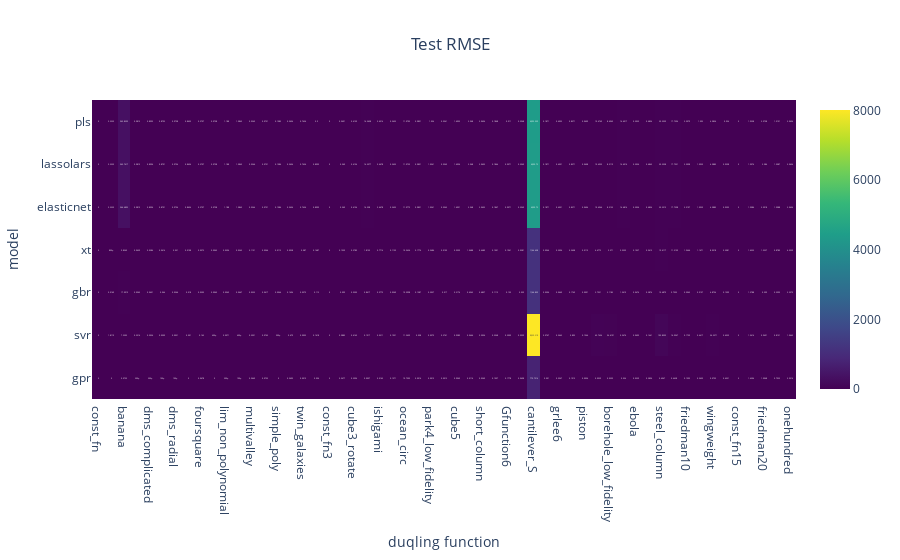
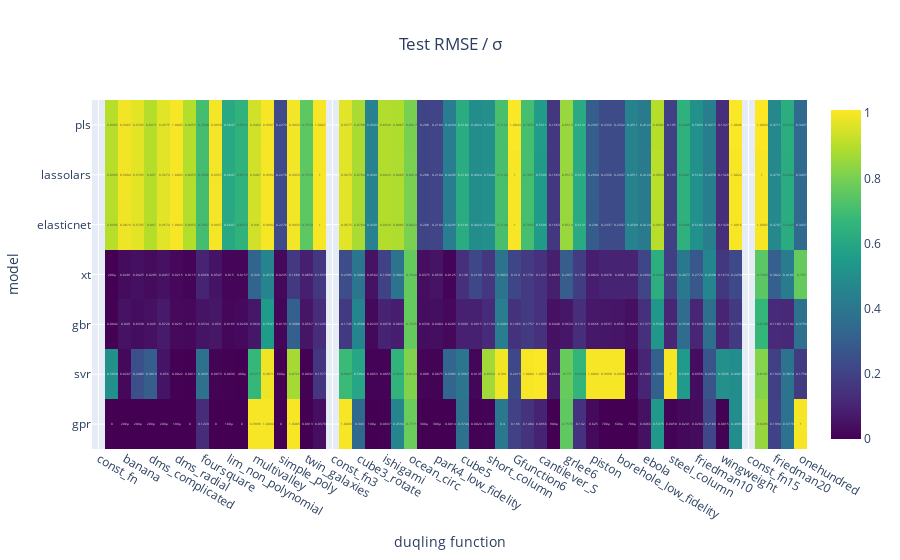
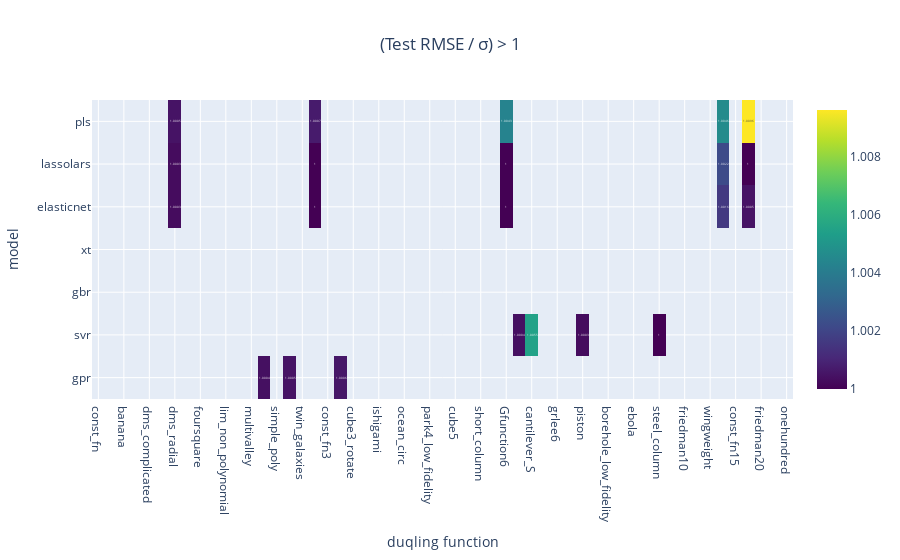
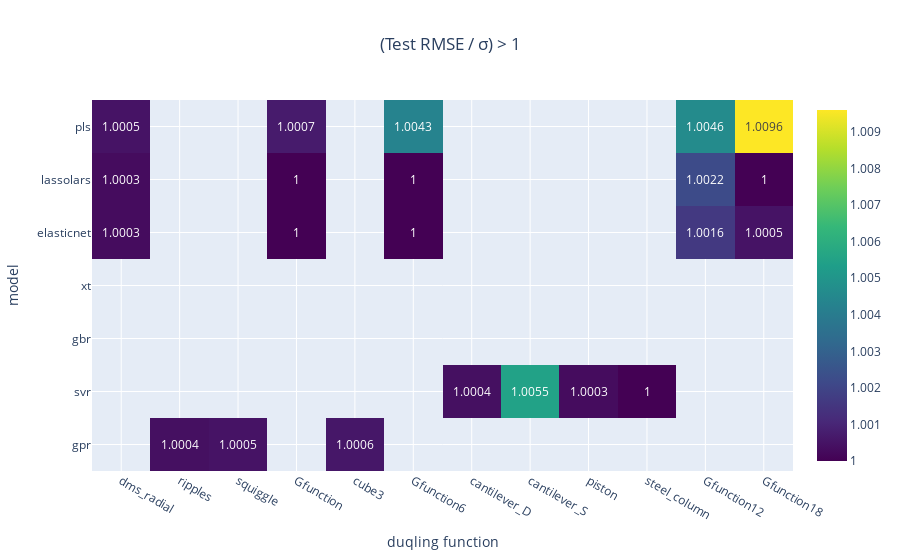

Notebook source saved alongside these figures, in order:
### Code cell
import xarray as xr

metrics     = ["test_rmse", "sigma", "r_val"]
model_names = [m for m in get_models(1).keys()]

arr = np.full((len(metrics), len(model_names), len(univariate_funcs)), np.nan)

for j, model in enumerate(model_names):
    for k, func in enumerate(univariate_funcs):
        pkl = Path('models', model, func, 'cv_no_fold_results.pkl')
        if not pkl.exists():
            continue
        with pkl.open("rb") as fh:
            data = pickle.load(fh)
        for i, m in enumerate(metrics):
            arr[i, j, k] = data[m]

summary = xr.DataArray(
    arr,
    coords={"metric": metrics, "model": model_names, "function": univariate_funcs},
    dims=["metric", "model", "function"]
)

def metric_df(metric: str) -> pd.DataFrame:
    """Return a model and function DataFrame for a single metric."""
    return summary.sel(metric=metric).to_pandas()

df_rmse = metric_df('test_rmse')
df_r    = metric_df('r_val')
df_std  = metric_df('sigma')

cols_to_drop = [
    # 'circuit', 'cantilever_S', 'banana', 'steel_column',
    # 'const_fn', 'const_fn3', 'const_fn15'
]
fig1 = heatmap(df_rmse.drop(cols_to_drop, axis=1), "Test RMSE")
fig2 = heatmap((df_rmse/df_std).drop(cols_to_drop, axis=1), "Test RMSE / \u03C3")
fig3 = heatmap((df_rmse/df_std)[(df_rmse/df_std).drop(cols_to_drop, axis=1)>1].drop(cols_to_drop, axis=1), "(Test RMSE / \u03C3) > 1")

df_filtered = (df_rmse/df_std)[(df_rmse/df_std).drop(cols_to_drop, axis=1)>1].drop(cols_to_drop, axis=1)
drop_cols = df_filtered.columns[df_filtered.isnull().all()]
fig4 = heatmap(df_filtered.drop(drop_cols, axis=1), "(Test RMSE / \u03C3) > 1")

fig1.show()
fig2.show()
fig3.show()
fig4.show()

### Figure 1 — Plotly figure (JSON) as saved in the notebook; plotly's stock layout.template omitted (floating-point values rounded to 4 significant figures; data arrays with more than 128 entries replaced by an {"elided": "..."} marker saying what was removed)
{"data": [{"coloraxis": "coloraxis", "hovertemplate": "function: %{x}<br>model: %{y}<br>color: %{z}<extra></extra>", "name": "0", "texttemplate": "%{z}", "type": "heatmap", "x": ["const_fn", "grlee1", "banana", "dms_additive", "dms_complicated", "dms_harmonic", "dms_radial", "dms_simple", "foursquare", "grlee2", "lim_non_polynomial", "lim_polynomial", "multivalley", "ripples", "simple_poly", "squiggle", "twin_galaxies", "Gfunction", "const_fn3", "cube3", "cube3_rotate", "detpep_curve", "ishigami", "sharkfin", "ocean_circ", "park4", "park4_low_fidelity", "pollutant_uni", "cube5", "friedman", "short_column", "stochastic_piston", "Gfunction6", "cantilever_D", "cantilever_S", "circuit", "grlee6", "crater", "piston", "borehole", "borehole_low_fidelity", "detpep8", "ebola", "robot", "steel_column", "sulfur", "friedman10", "ignition", "wingweight", "Gfunction12", "const_fn15", "Gfunction18", "friedman20", "welch20", "onehundred"], "xaxis": "x", "y": ["pls", "lassolars", "elasticnet", "xt", "gbr", "svr", "gpr"], "yaxis": "y", "z": {"elided": "7x55 float values"}}], "layout": {"coloraxis": {"colorscale": [[0, "#440154"], [0.1111, "#482878"], [0.2222, "#3e4989"], [0.3333, "#31688e"], [0.4444, "#26828e"], [0.5556, "#1f9e89"], [0.6667, "#35b779"], [0.7778, "#6ece58"], [0.8889, "#b5de2b"], [1, "#fde725"]]}, "title": {"text": "Test RMSE", "x": 0.5, "xanchor": "center"}, "xaxis": {"anchor": "y", "domain": [0, 1], "title": {"text": "duqling function"}}, "yaxis": {"anchor": "x", "autorange": "reversed", "domain": [0, 1], "title": {"text": "model"}}}}

### Figure 2 — Plotly figure (JSON) as saved in the notebook; plotly's stock layout.template omitted (floating-point values rounded to 4 significant figures; data arrays with more than 128 entries replaced by an {"elided": "..."} marker saying what was removed)
{"data": [{"coloraxis": "coloraxis", "hovertemplate": "function: %{x}<br>model: %{y}<br>color: %{z}<extra></extra>", "name": "0", "texttemplate": "%{z}", "type": "heatmap", "x": ["const_fn", "grlee1", "banana", "dms_additive", "dms_complicated", "dms_harmonic", "dms_radial", "dms_simple", "foursquare", "grlee2", "lim_non_polynomial", "lim_polynomial", "multivalley", "ripples", "simple_poly", "squiggle", "twin_galaxies", "Gfunction", "const_fn3", "cube3", "cube3_rotate", "detpep_curve", "ishigami", "sharkfin", "ocean_circ", "park4", "park4_low_fidelity", "pollutant_uni", "cube5", "friedman", "short_column", "stochastic_piston", "Gfunction6", "cantilever_D", "cantilever_S", "circuit", "grlee6", "crater", "piston", "borehole", "borehole_low_fidelity", "detpep8", "ebola", "robot", "steel_column", "sulfur", "friedman10", "ignition", "wingweight", "Gfunction12", "const_fn15", "Gfunction18", "friedman20", "welch20", "onehundred"], "xaxis": "x", "y": ["pls", "lassolars", "elasticnet", "xt", "gbr", "svr", "gpr"], "yaxis": "y", "z": {"elided": "7x55 float values"}}], "layout": {"coloraxis": {"colorscale": [[0, "#440154"], [0.1111, "#482878"], [0.2222, "#3e4989"], [0.3333, "#31688e"], [0.4444, "#26828e"], [0.5556, "#1f9e89"], [0.6667, "#35b779"], [0.7778, "#6ece58"], [0.8889, "#b5de2b"], [1, "#fde725"]]}, "title": {"text": "Test RMSE / σ", "x": 0.5, "xanchor": "center"}, "xaxis": {"anchor": "y", "domain": [0, 1], "title": {"text": "duqling function"}}, "yaxis": {"anchor": "x", "autorange": "reversed", "domain": [0, 1], "title": {"text": "model"}}}}

### Figure 3 — Plotly figure (JSON) as saved in the notebook; plotly's stock layout.template omitted (floating-point values rounded to 4 significant figures; data arrays with more than 128 entries replaced by an {"elided": "..."} marker saying what was removed)
{"data": [{"coloraxis": "coloraxis", "hovertemplate": "function: %{x}<br>model: %{y}<br>color: %{z}<extra></extra>", "name": "0", "texttemplate": "%{z}", "type": "heatmap", "x": ["const_fn", "grlee1", "banana", "dms_additive", "dms_complicated", "dms_harmonic", "dms_radial", "dms_simple", "foursquare", "grlee2", "lim_non_polynomial", "lim_polynomial", "multivalley", "ripples", "simple_poly", "squiggle", "twin_galaxies", "Gfunction", "const_fn3", "cube3", "cube3_rotate", "detpep_curve", "ishigami", "sharkfin", "ocean_circ", "park4", "park4_low_fidelity", "pollutant_uni", "cube5", "friedman", "short_column", "stochastic_piston", "Gfunction6", "cantilever_D", "cantilever_S", "circuit", "grlee6", "crater", "piston", "borehole", "borehole_low_fidelity", "detpep8", "ebola", "robot", "steel_column", "sulfur", "friedman10", "ignition", "wingweight", "Gfunction12", "const_fn15", "Gfunction18", "friedman20", "welch20", "onehundred"], "xaxis": "x", "y": ["pls", "lassolars", "elasticnet", "xt", "gbr", "svr", "gpr"], "yaxis": "y", "z": {"elided": "7x55 float values"}}], "layout": {"coloraxis": {"colorscale": [[0, "#440154"], [0.1111, "#482878"], [0.2222, "#3e4989"], [0.3333, "#31688e"], [0.4444, "#26828e"], [0.5556, "#1f9e89"], [0.6667, "#35b779"], [0.7778, "#6ece58"], [0.8889, "#b5de2b"], [1, "#fde725"]]}, "title": {"text": "(Test RMSE / σ) > 1", "x": 0.5, "xanchor": "center"}, "xaxis": {"anchor": "y", "domain": [0, 1], "title": {"text": "duqling function"}}, "yaxis": {"anchor": "x", "autorange": "reversed", "domain": [0, 1], "title": {"text": "model"}}}}

### Figure 4 — Plotly figure (JSON) as saved in the notebook; plotly's stock layout.template omitted (floating-point values rounded to 4 significant figures)
{"data": [{"coloraxis": "coloraxis", "hovertemplate": "function: %{x}<br>model: %{y}<br>color: %{z}<extra></extra>", "name": "0", "texttemplate": "%{z}", "type": "heatmap", "x": ["dms_radial", "ripples", "squiggle", "Gfunction", "cube3", "Gfunction6", "cantilever_D", "cantilever_S", "piston", "steel_column", "Gfunction12", "Gfunction18"], "xaxis": "x", "y": ["pls", "lassolars", "elasticnet", "xt", "gbr", "svr", "gpr"], "yaxis": "y", "z": [[1.0, NaN, NaN, 1.001, NaN, 1.004, NaN, NaN, NaN, NaN, 1.005, 1.01], [1.0, NaN, NaN, 1.0, NaN, 1.0, NaN, NaN, NaN, NaN, 1.002, 1.0], [1.0, NaN, NaN, 1.0, NaN, 1.0, NaN, NaN, NaN, NaN, 1.002, 1.0], [NaN, NaN, NaN, NaN, NaN, NaN, NaN, NaN, NaN, NaN, NaN, NaN], [NaN, NaN, NaN, NaN, NaN, NaN, NaN, NaN, NaN, NaN, NaN, NaN], [NaN, NaN, NaN, NaN, NaN, NaN, 1.0, 1.006, 1.0, 1.0, NaN, NaN], [NaN, 1.0, 1.0, NaN, 1.001, NaN, NaN, NaN, NaN, NaN, NaN, NaN]]}], "layout": {"coloraxis": {"colorscale": [[0, "#440154"], [0.1111, "#482878"], [0.2222, "#3e4989"], [0.3333, "#31688e"], [0.4444, "#26828e"], [0.5556, "#1f9e89"], [0.6667, "#35b779"], [0.7778, "#6ece58"], [0.8889, "#b5de2b"], [1, "#fde725"]]}, "title": {"text": "(Test RMSE / σ) > 1", "x": 0.5, "xanchor": "center"}, "xaxis": {"anchor": "y", "domain": [0, 1], "title": {"text": "duqling function"}}, "yaxis": {"anchor": "x", "autorange": "reversed", "domain": [0, 1], "title": {"text": "model"}}}}
